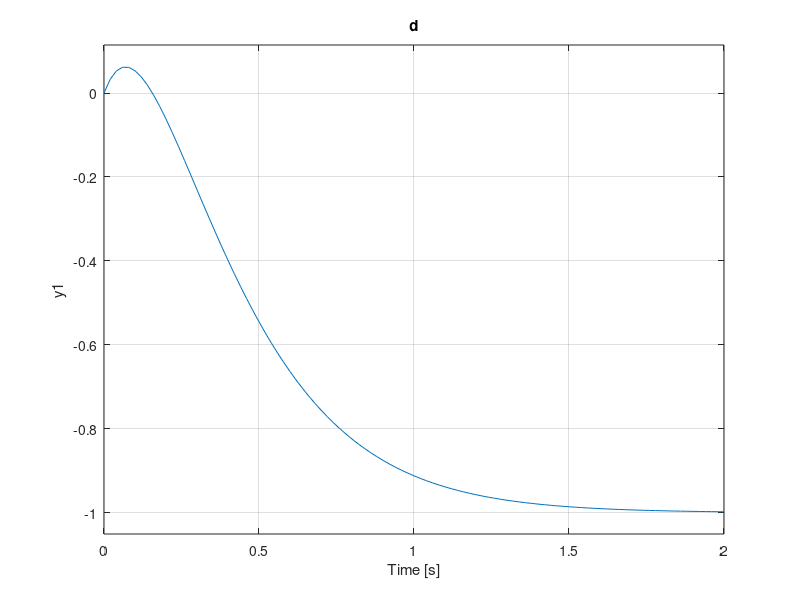

This chart was generated by the following MATLAB code:
subplot(1,4,1)
G1 = tf(2 , [1 9 20]);
step(G1);
title('a')
subplot(1,4,2)
G2 = tf([-0.2 2] , [1 9 20]);
step(G2);
title('b')
subplot(1,4,3)
G3 = tf([-20 2] , [1 9 20]);
step(G3)
title('c')
subplot(1,4,4)
G4 = tf([2 -20] , [1 9 20]);
step(G4)
title('d')
